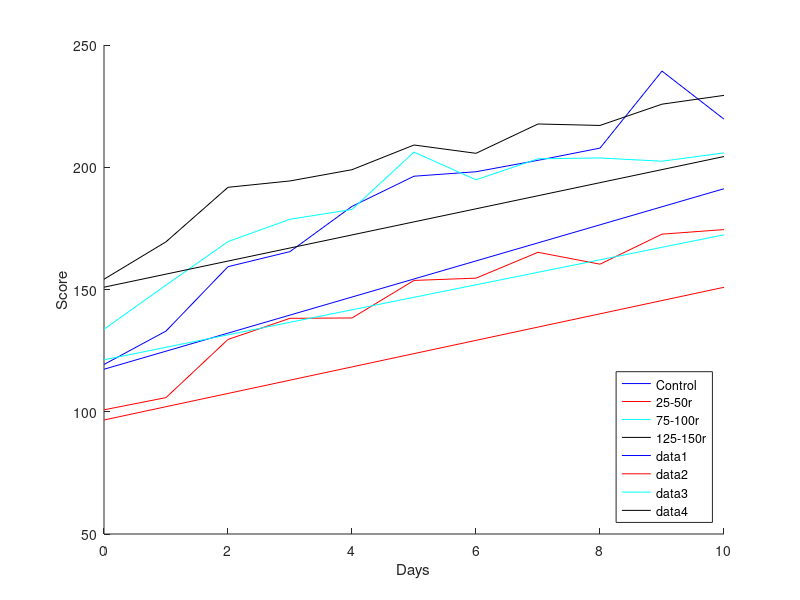
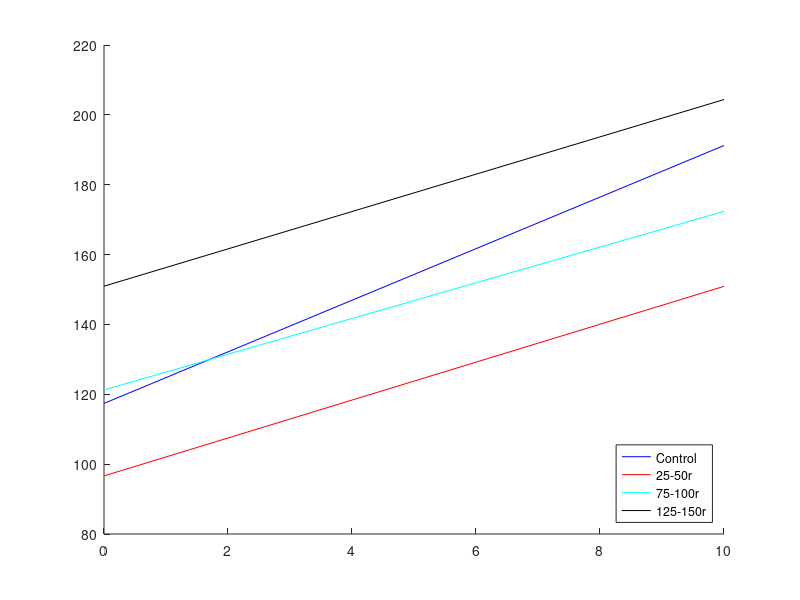

The MATLAB source for these figures, in order:
% exercise 7
close all; clear
X1 = [191 223 242 248 266 274 272 279 286 287 286;
  64  72  81  66  92 114 126 123 134 148 140;
  206 172 214 239 265 265 262 274 258 288 289;
  155 171 191 203 219 237 237 220 252 260 245;
  85 138 204 213 224 247 246 259 255 374 284;
  15  22  24  24  38  41  46  62  62  79  74];

X2 = [53  53 102 104 105 125 122 150  93 127 132;
  33  45  50  54  44  47  45  61  50  60  52;
  16  47  45  34  37  61  51  28  43  40  45;
  121 167 188 209 224 229 230 269 264 249 268;
  179 193 206 210 221 234 224 255 246 225 229;
  114  91 154 152 155 174 196 207 208 229 173;
  92 115 133 136 148 159 146 180 148 168 169;
  84  32  97  86  47  87 103 124 110 162 187;
  30  38  37  40  48  61  64  65  83  91  90;
  51  66 131 148 181 172 195 170 158 203 215;
  188 210 221 251 256 268 260 281 286 290 296;
  137 167 172 212 168 213 190 196 211 213 224;
  108  23  18  30  29  40  57  37  47  56  55;
  205 234 260 269 274 282 282 290 298 304 308];

X3 = [181 206 199 237 219 237 232 251 247 254 250;
  178 208 222 237 255 253 254 276 254 267 275;
  190 224 224 261 249 291 293 294 295 299 305;
  127 119 149 196 203 211 207 241 220 188 219;
  94 144 169 164 182 189 188 164 181 142 152;
  148 170 202 181 184 186 207 184 195 168 163;
  99  93 122 145 130 167 153 165 144 156 167;
  207 237 243 281 273 281 279 294 307 305 305;
  188 208 235 249 265 271 263 272 285 283 290;
  140 187 199 205 231 227 228 246 245 263 262;
  109  95 102  96 135 335 111 146 131 162 171;
  69  46  67  28  43  55  55  77  73  76  76;
  69  95 137  99  95 108 129 134 133 131  91;
  51  59  76 101  72  72 107  91 128 120 133;
  156 186 198 201 205 210 217 217 219 223 229];

X4 = [201 202 229 232 224 237 217 268 244 275 246;
  113 126 159 157 137 160 162 171 167 165 185;
  86  54  75  75  71 130 157 142 173 174 156;
  115 158 168 175 188 164 184 195 194 206 212;
  183 175 217 235 241 251 229 241 233 233 275;
  131 147 183 181 206 215 197 207 226 244 240;
  71 105 107  92 101 103  78  87  57  70  71;
  172 213 263 260 276 273 267 286 283 290 298;
  224 258 248 257 257 267 260 279 299 289 300;
  246 257 269 280 289 291 306 301 295 312 311];

disp('(a)');
% without any structure for the mean, can an intraclass corealtio model be
% assumed between the ten days? Test at level 5%

% plot all data points
data = {X1, X2, X3, X4};
hold on
colors = {'b', 'r', 'c', 'k'};
for i = 1:4
  plot(0:size(X1,2)-1,mean(data{i},1), colors{i});
end
legend('Control','25-50r', '75-100r', '125-150r', 'Location','southeast')
xlabel Days
ylabel Score

% set up a test for an intraclass matrix
X = cat(1, data{1});
p = size(X1,2)
S = cell(4,1);
Sp = zeros(p);
for i = 1:4
  S{i} = cov(data{i});
  Sp = Sp +  (size(data{i},1)-1)*S{i};
end
n = size(X,1);
Sp = Sp/(n-4);

% fix correct coeff correctly later
% sigmahat = sqrt(trace(Sp)/(p*(n-1)*n))
% rhohat = (sum(Sp(:) - trace(Sp)))/((p-1)*n*trace(Sp))
Ssum = sum(Sp(:));
logLAMBDA = log(det(Sp)) - log(Ssum/p) ...
 - (p-1)*log((p*trace(Sp) - Ssum)/(p*(p-1)))

u = n  - 1 - p*(p+1)^2*(2*p-3)/(6*(p-1)*(p^2+p-4));
Q = -u*logLAMBDA

g  = 0.5*p*(p+1) -2;

c = chi2inv(0.95, g)

if (Q < c)
  disp('There is an intraclass matrix')
else
  disp('There is not an intraclass matrix')
end

disp('(b)')
logLAMBDA = (n/2)*log(det(Sp)) - (n/2)*sum(log(diag(Sp)));

% use the corection suggested in exercise 8.9 form book
u = 2*(1 - (2*p + 11)/(6*n));

Q = - u * logLAMBDA
c = chi2inv(0.05, p*(p-1)/2)

% reject H0: that Sij = 0 if Q is small
if (Q < c)
  disp('The times steps are not independent')
else
  disp('The times steps are not independent')
end

disp('(c)')

t = 0:10;
B = [ ones(p,1),  t'];
X = cat(1, data{:});

% use the MLE instead from book
BETA = zeros(2, 4);
for i = 1:4
  BETA(:,i) = inv(B'*inv(Sp)*B)*B'*inv(Sp)'*mean(data{i},1)';
  %plot(t, BETA(1,i) + BETA(2,i)*t, colors{i})
end
BETA
 
 
%as done in lectures
A = B;
[n p] = size(X)
C = zeros(4,n);
niprev = 1;
ni = 0;
for i = 1:4
  ni = ni + size(data{i},1);
  C(i,niprev:ni) = ones(1, size(data{i},1));
  niprev = ni+1;
end
Pc = C'*inv(C*C')*C;
V = X' * (eye(n) - Pc) * X;
BETA = inv(A' *inv(V)*A) * A'*inv(V)*X'*C'*inv(C*C')
for i = 1:4
  plot(t, BETA(1,i) + BETA(2,i)*t, colors{i})
end
fig2 = figure(2);
hold on
for i = 1:4
  plot(t, BETA(1,i) + BETA(2,i)*t, colors{i})
end
legend('Control','25-50r', '75-100r', '125-150r', 'Location','southeast')


disp('(d)')
%  test can be found on 39/47
% design a test to test the difference between both parameter pairwise
G = eye(2);
[r, q] = size(G);
H = [1 0 0 0]';
[k, t] = size(H);
B = BETA;
for i = 2:4
    i
    H(i) = -1;
    %V = X'*(eye(n) - A'*inv(A*A')*A)*X;
    % we can simplyfy W since C is just eye(2);
    R = inv(C*C') + inv(C*C')*C*X*(inv(V) - ...
        inv(V)*A*inv(A'*inv(V)*A)*A'*inv(V))*X'*C'*inv(C*C');
    logLAMBDA = log(det(G*inv(A'*inv(V)*A)*G')) - ...
        log(det(G*inv(A'*inv(V)*A)*G' + G*B*H*inv(H'*R*H)*H'*B'*G'));
    u = n - k + q - p -0.5*(r - t + 1);
    Q = -u*logLAMBDA
    c = chi2inv(0.05, r*t)
    if(Q < c)
        fprintf('Group %d does not have any significant difference compared to the control group.f', i)
    else
        fprintf('Group %d does have any significant difference compared to the control group.f', i)
    end
end





%{ 
By observing BETA(:,1) - BETA(:, 2:4)
, we might want to suggest that there infact a difference between the
the tratment groups and the control group. Except for the second treatment
group that hada radiation of 25-50r, which has similar parameters and can
be observed in the plots as well.
%}